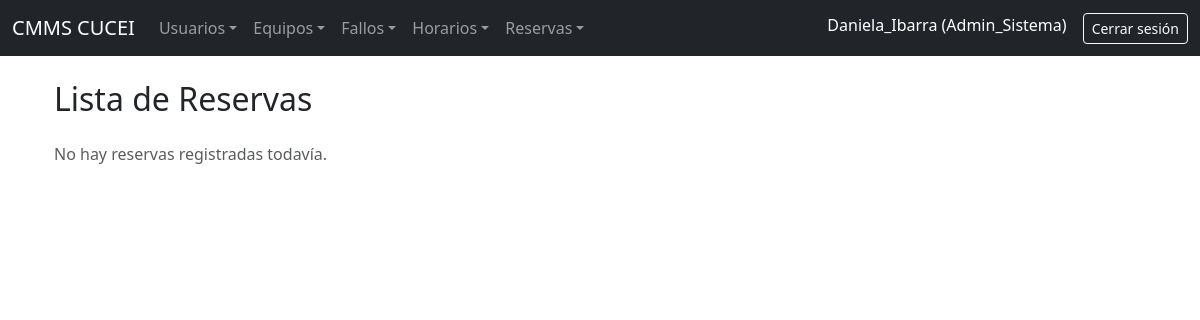
The page /reservas/ (signed in) on the database as committed earlier.
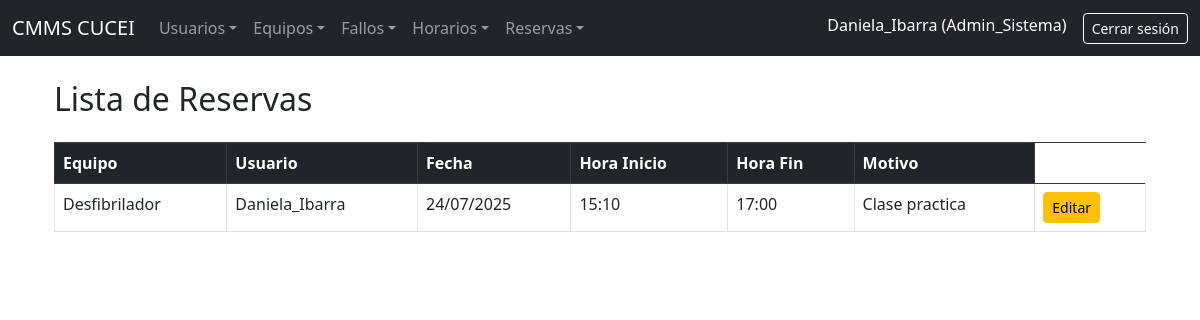
The same page on the database as committed later.
### CMMS_Lab/models.py (models this page shows, shortened)
class PerfilUsuario(models.Model):
    user = models.OneToOneField(User, on_delete=models.CASCADE)
    rol = models.CharField(max_length=20, choices=[
        ('estudiante', 'Estudiante'),
        ('biomedico', 'Biomedico'),
        ('admin_sistema', 'Administrador del sistema'),
    ])
    matricula = models.CharField(max_length=20, blank=True, null=True)
    telefono = models.CharField(max_length=15, blank=True, null=True)
    especialidad = models.CharField(max_length=100, blank=True, null=True)

class ReservaEquipo(models.Model):
    equipo = models.ForeignKey(EquipoMedico, on_delete=models.CASCADE)
    usuario = models.ForeignKey(User, on_delete=models.CASCADE)
    fecha_reserva = models.DateField()
    hora_inicio = models.TimeField()
    hora_fin = models.TimeField()
    motivo = models.TextField(blank=True)

class EquipoMedico(models.Model):
    nombre = models.CharField(max_length=100)
    modelo = models.CharField(max_length=100, blank=True)
    fabricante = models.CharField(max_length=100, blank=True)
    numero_serie = models.CharField(max_length=100, unique=True)
    ubicacion = models.CharField(max_length=100)
    estado = models.CharField(max_length=20, choices=[
        ('disponible', 'Disponible'),
        ('reservado', 'Reservado'),
        ('en_mantenimiento', 'En mantenimiento'),
        ('fuera_de_servicio', 'Fuera de servicio'),
    ])
    fecha_adquisicion = models.DateField(null=True, blank=True)
    mantenimiento_preventivo = models.DateField(null=True, blank=True)
    imagen = models.ImageField(upload_to='equipos/', blank=True, null=True)

### CMMS_Lab/views.py (the view)
# urls.py: path('reservas/', views.lista_reservas, name='lista_reservas'),
@login_required
def lista_reservas(request):
    reservas = ReservaEquipo.objects.select_related('equipo', 'usuario').order_by('-fecha_reserva', '-hora_inicio')
    return render(request, 'reservas/lista.html', {'reservas': reservas})

### CMMS_Lab/templates/reservas/lista.html
{% extends 'base.html' %}
{% block content %}
<div class="container">
    <h2 class="mb-4">Lista de Reservas</h2>
    {% if reservas %}
        <table class="table table-bordered table-hover">
            <thead class="table-dark">
                <tr>
                    <th>Equipo</th>
                    <th>Usuario</th>
                    <th>Fecha</th>
                    <th>Hora Inicio</th>
                    <th>Hora Fin</th>
                    <th>Motivo</th>
                </tr>
            </thead>
            <tbody>
                {% for reserva in reservas %}
                <tr>
                    <td>{{ reserva.equipo.nombre }}</td>
                    <td>{{ reserva.usuario.username }}</td>
                    <td>{{ reserva.fecha_reserva|date:"d/m/Y" }}</td>
                    <td>{{ reserva.hora_inicio }}</td>
                    <td>{{ reserva.hora_fin }}</td>
                    <td>{{ reserva.motivo }}</td>
                    <td>
                        {% if request.user.perfilusuario.rol == 'admin_sistema' %}
                            <a href="{% url 'editar_reserva' reserva.id %}" class="btn btn-sm btn-warning">Editar</a>
                        {% endif %}
                    </td>
                </tr>
                {% endfor %}
            </tbody>
        </table>
    {% else %}
        <p class="text-muted">No hay reservas registradas todavía.</p>
    {% endif %}
</div>
{% endblock %}

### CMMS_Lab/templates/base.html (shortened to what this page needs)
<!DOCTYPE html>
<html lang="es">
<head>
    <link href="https://cdn.jsdelivr.net/npm/bootstrap@5.3.0/dist/css/bootstrap.min.css" rel="stylesheet">
</head>
<body>
    <nav class="navbar navbar-expand-lg navbar-dark bg-dark">
        <div class="container-fluid">
            <a class="navbar-brand" href="{% url 'dashboard' %}">CMMS CUCEI</a>
            <div class="collapse navbar-collapse" id="navbarCMMS">
                {% if user.is_authenticated %}
                    {% with rol=user.perfilusuario.rol %}
                    <ul class="navbar-nav me-auto mb-2 mb-lg-0">
{% if rol != 'estudiante' %}
<li class="nav-item dropdown">
    <a class="nav-link dropdown-toggle" href="#" data-bs-toggle="dropdown">Usuarios</a>
</li>
{% endif %}
                        <li class="nav-item dropdown">
                            <a class="nav-link dropdown-toggle" href="#" data-bs-toggle="dropdown">Equipos</a>
                        </li>
                        <li class="nav-item dropdown">
                            <a class="nav-link dropdown-toggle" href="#" data-bs-toggle="dropdown">Fallos</a>
                        </li>
                        {% if rol != 'estudiante' %}
                        <li class="nav-item dropdown">
                            <a class="nav-link dropdown-toggle" href="#" data-bs-toggle="dropdown">Horarios</a>
                        </li>
                        {% endif %}
                        {% if rol in 'admin_sistema' or rol == 'biomedico' %}
                        <li class="nav-item dropdown">
                            <a class="nav-link dropdown-toggle" href="#" data-bs-toggle="dropdown">Reservas</a>
                        </li>
                        {% endif %}
                    </ul>
                    <ul class="navbar-nav ms-auto">
                        <li class="nav-item">
                            <span class="navbar-text text-white me-3">
                                {{ user.username }} ({{ rol|title }})
                            </span>
                        </li>
                        <li class="nav-item">
                            <a class="btn btn-outline-light btn-sm" href="{% url 'logout' %}">Cerrar sesión</a>
                        </li>
                    </ul>
                    {% endwith %}
                {% else %}
                    <ul class="navbar-nav ms-auto">
                        <li class="nav-item">
                            <a class="btn btn-outline-light" href="{% url 'login' %}">Iniciar sesión</a>
                        </li>
                    </ul>
                {% endif %}
            </div>
        </div>
    </nav>
    <div class="container mt-4">
        {% block content %}
        {% endblock %}
    </div>
</body>
</html>

Rows that differ between the two databases and show on the page:
added ReservaEquipo: equipo.nombre "Desfibrilador", usuario.username "Daniela_Ibarra", fecha_reserva "24/07/2025", hora_inicio "15:10", hora_fin "17:00", motivo "Clase practica"
Other text that changed with them:
text no longer shown: "No hay reservas registradas todavía."
text now shown: "Equipo Usuario Fecha Hora Inicio Hora Fin Motivo"
